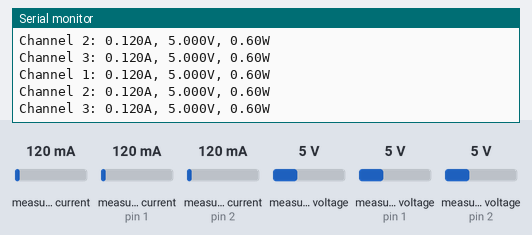
A sketch run on a simulated Arduino Uno, built with avr-gcc and run on an emulated ATmega328P. Shown: the last lines printed to the serial monitor. The test bench sets the inputs (shaded band); at power-on: measured current 120 mA, measured current (sensors on pin 1, pin 2) 120 mA, measured voltage 5 V, measured voltage (sensors on pin 1, pin 2) 5 V.

Above: at 1.8 s.
1.9 s: measured current (sensor 0) set to 40 mA
At 2.6 s:
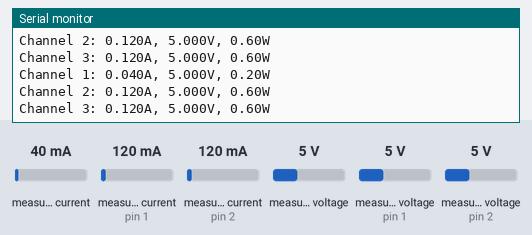
3.4 s: measured current (sensor on pin 1) set to 40 mA
At 4.6 s:
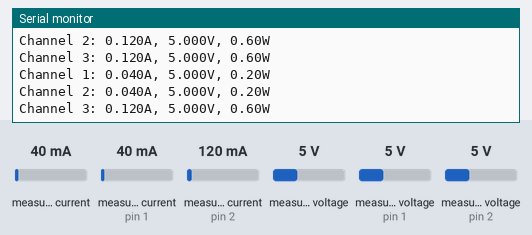
4.9 s: measured current (sensor on pin 2) set to 40 mA
At 5.5 s:
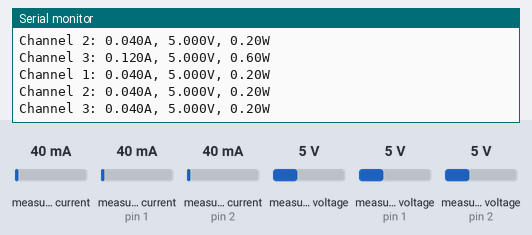
6.4 s: measured voltage (sensor 0) set to 0.3 V
At 7.4 s:
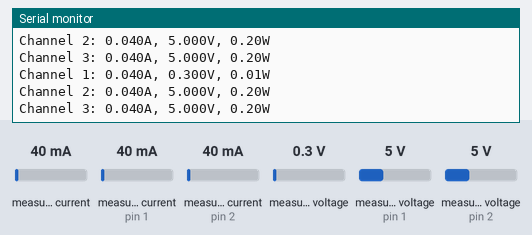
7.9 s: measured voltage (sensor on pin 1) set to 0.3 V
At 8.4 s:
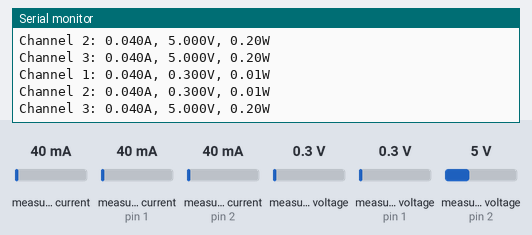
9.4 s: measured voltage (sensor on pin 2) set to 0.3 V
At 10.9 s:
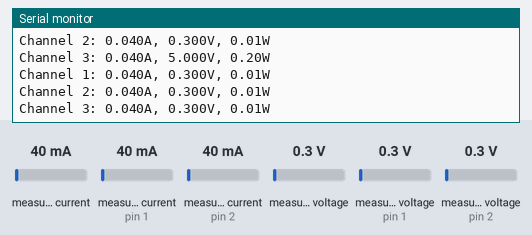
Timing chart, 0 to 11.9 s (numbered marks = the images above; inputs shaded):
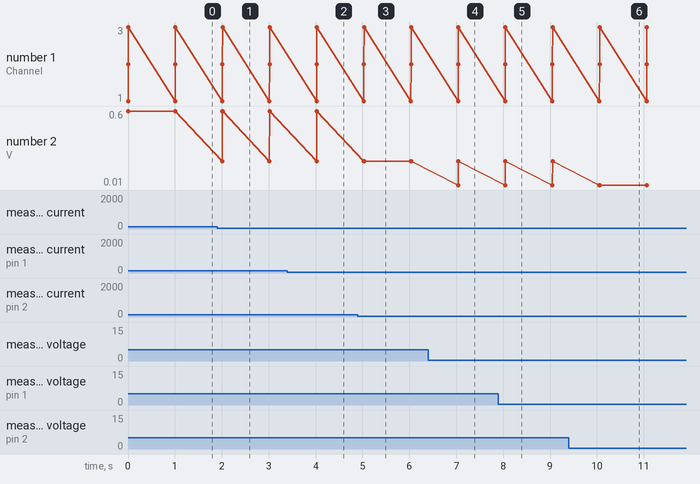

The sketch:

INA3221_for_arduino_testing.ino
```cpp
#include <Wire.h>
#include <Beastdevices_INA3221.h>

#define SERIAL_SPEED      115200    // serial baud rate
#define PRINT_DEC_POINTS  3         // decimal points to print

// Set I2C address to 0x40 (A0 pin -> GND)
Beastdevices_INA3221 ina3221(INA3221_ADDR40_GND);

void setup() {
  Serial.begin(SERIAL_SPEED);
  while (!Serial) {
      delay(1);
  }

  ina3221.begin();
  ina3221.reset();

  // Set shunt resistors to 10 mOhm for all channels
  ina3221.setShuntRes(100, 100, 100);
}

void loop() {
  float current[3];
  float voltage[3];

  current[0] = ina3221.getCurrent(INA3221_CH1);
  voltage[0] = ina3221.getVoltage(INA3221_CH1);
  float power1 = current[0] * voltage[0];

  current[1] = ina3221.getCurrent(INA3221_CH2);
  voltage[1] = ina3221.getVoltage(INA3221_CH2);
  float power2 = current[1] * voltage[1];

  current[2] = ina3221.getCurrent(INA3221_CH3);
  voltage[2] = ina3221.getVoltage(INA3221_CH3);
  float power3 = current[2] * voltage[2];

  Serial.print("Channel 1: ");
  Serial.print(current[0], PRINT_DEC_POINTS);
  Serial.print("A, ");
  Serial.print(voltage[0], PRINT_DEC_POINTS);
  Serial.print("V, ");
  Serial.print(power1);
  Serial.println("W");

  Serial.print("Channel 2: ");
  Serial.print(current[1], PRINT_DEC_POINTS);
  Serial.print("A, ");
  Serial.print(voltage[1], PRINT_DEC_POINTS);
  Serial.print("V, ");
  Serial.print(power2);
  Serial.println("W");

  Serial.print("Channel 3: ");
  Serial.print(current[2], PRINT_DEC_POINTS);
  Serial.print("A, ");
  Serial.print(voltage[2], PRINT_DEC_POINTS);
  Serial.print("V, ");
  Serial.print(power3);
  Serial.println("W");
  delay(1000);
  }
```

Measured:
- after the input at 1.9 s, the serial monitor: prints a new line after 0.11 s (image 1)
- after the input at 3.4 s, the serial monitor: prints a new line after 0.63 s (image 2)
- after the input at 4.9 s, the serial monitor: prints a new line after 0.13 s (image 3)
- after the input at 6.4 s, the serial monitor: prints a new line after 0.64 s (image 4)
- after the input at 7.9 s, the serial monitor: prints a new line after 0.15 s (image 5)
- after the input at 9.4 s, the serial monitor: prints a new line after 0.66 s (image 6)
